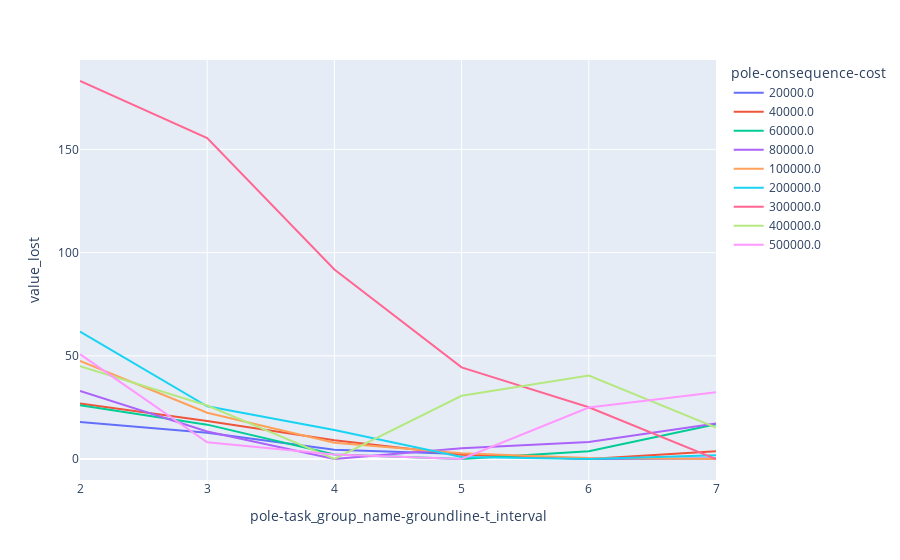

Notebook cell for this chart:
### Code cell
df_total = calc_value_lost(df=df_rolling, x_var='pole-task_group_name-groundline-t_interval', y_var='pole-consequence-cost', z_var='cost_lifecycle')

# Plot the results to check it works 
px.line(df_total.reset_index(), x='pole-task_group_name-groundline-t_interval', y = 'value_lost', color='pole-consequence-cost')

### Figure 1 — Plotly figure (JSON) as saved in the notebook; plotly's stock layout.template omitted (floating-point values rounded to 4 significant figures)
{"data": [{"hovertemplate": "pole-consequence-cost=20000.0<br>pole-task_group_name-groundline-t_interval=%{x}<br>value_lost=%{y}<extra></extra>", "legendgroup": "20000.0", "line": {"color": "#636efa", "dash": "solid"}, "mode": "lines", "name": "20000.0", "orientation": "v", "showlegend": true, "type": "scatter", "x": [2, 3, 4, 5, 6, 7], "xaxis": "x", "y": [17.97, 12.76, 4.463, 2.447, 0, 0.2402], "yaxis": "y"}, {"hovertemplate": "pole-consequence-cost=40000.0<br>pole-task_group_name-groundline-t_interval=%{x}<br>value_lost=%{y}<extra></extra>", "legendgroup": "40000.0", "line": {"color": "#EF553B", "dash": "solid"}, "mode": "lines", "name": "40000.0", "orientation": "v", "showlegend": true, "type": "scatter", "x": [2, 3, 4, 5, 6, 7], "xaxis": "x", "y": [26.94, 18.45, 9.118, 2.028, 0, 3.794], "yaxis": "y"}, {"hovertemplate": "pole-consequence-cost=60000.0<br>pole-task_group_name-groundline-t_interval=%{x}<br>value_lost=%{y}<extra></extra>", "legendgroup": "60000.0", "line": {"color": "#00cc96", "dash": "solid"}, "mode": "lines", "name": "60000.0", "orientation": "v", "showlegend": true, "type": "scatter", "x": [2, 3, 4, 5, 6, 7], "xaxis": "x", "y": [26.03, 16.64, 2.215, 0, 3.735, 16.81], "yaxis": "y"}, {"hovertemplate": "pole-consequence-cost=80000.0<br>pole-task_group_name-groundline-t_interval=%{x}<br>value_lost=%{y}<extra></extra>", "legendgroup": "80000.0", "line": {"color": "#ab63fa", "dash": "solid"}, "mode": "lines", "name": "80000.0", "orientation": "v", "showlegend": true, "type": "scatter", "x": [2, 3, 4, 5, 6, 7], "xaxis": "x", "y": [32.97, 13.32, 0, 5.184, 8.269, 17.24], "yaxis": "y"}, {"hovertemplate": "pole-consequence-cost=100000.0<br>pole-task_group_name-groundline-t_interval=%{x}<br>value_lost=%{y}<extra></extra>", "legendgroup": "100000.0", "line": {"color": "#FFA15A", "dash": "solid"}, "mode": "lines", "name": "100000.0", "orientation": "v", "showlegend": true, "type": "scatter", "x": [2, 3, 4, 5, 6, 7], "xaxis": "x", "y": [47.56, 22.41, 7.885, 2.767, 0.4966, 0], "yaxis": "y"}, {"hovertemplate": "pole-consequence-cost=200000.0<br>pole-task_group_name-groundline-t_interval=%{x}<br>value_lost=%{y}<extra></extra>", "legendgroup": "200000.0", "line": {"color": "#19d3f3", "dash": "solid"}, "mode": "lines", "name": "200000.0", "orientation": "v", "showlegend": true, "type": "scatter", "x": [2, 3, 4, 5, 6, 7], "xaxis": "x", "y": [61.76, 25.51, 14.02, 0.9485, 0, 1.811], "yaxis": "y"}, {"hovertemplate": "pole-consequence-cost=300000.0<br>pole-task_group_name-groundline-t_interval=%{x}<br>value_lost=%{y}<extra></extra>", "legendgroup": "300000.0", "line": {"color": "#FF6692", "dash": "solid"}, "mode": "lines", "name": "300000.0", "orientation": "v", "showlegend": true, "type": "scatter", "x": [2, 3, 4, 5, 6, 7], "xaxis": "x", "y": [183.1, 155.5, 91.81, 44.39, 25.05, 0], "yaxis": "y"}, {"hovertemplate": "pole-consequence-cost=400000.0<br>pole-task_group_name-groundline-t_interval=%{x}<br>value_lost=%{y}<extra></extra>", "legendgroup": "400000.0", "line": {"color": "#B6E880", "dash": "solid"}, "mode": "lines", "name": "400000.0", "orientation": "v", "showlegend": true, "type": "scatter", "x": [2, 3, 4, 5, 6, 7], "xaxis": "x", "y": [44.99, 25.92, 0, 30.64, 40.46, 15.24], "yaxis": "y"}, {"hovertemplate": "pole-consequence-cost=500000.0<br>pole-task_group_name-groundline-t_interval=%{x}<br>value_lost=%{y}<extra></extra>", "legendgroup": "500000.0", "line": {"color": "#FF97FF", "dash": "solid"}, "mode": "lines", "name": "500000.0", "orientation": "v", "showlegend": true, "type": "scatter", "x": [2, 3, 4, 5, 6, 7], "xaxis": "x", "y": [50.79, 8.135, 2.158, 0, 24.91, 32.33], "yaxis": "y"}], "layout": {"legend": {"title": {"text": "pole-consequence-cost"}, "tracegroupgap": 0}, "margin": {"t": 60}, "xaxis": {"anchor": "y", "domain": [0, 1], "title": {"text": "pole-task_group_name-groundline-t_interval"}}, "yaxis": {"anchor": "x", "domain": [0, 1], "title": {"text": "value_lost"}}}}
